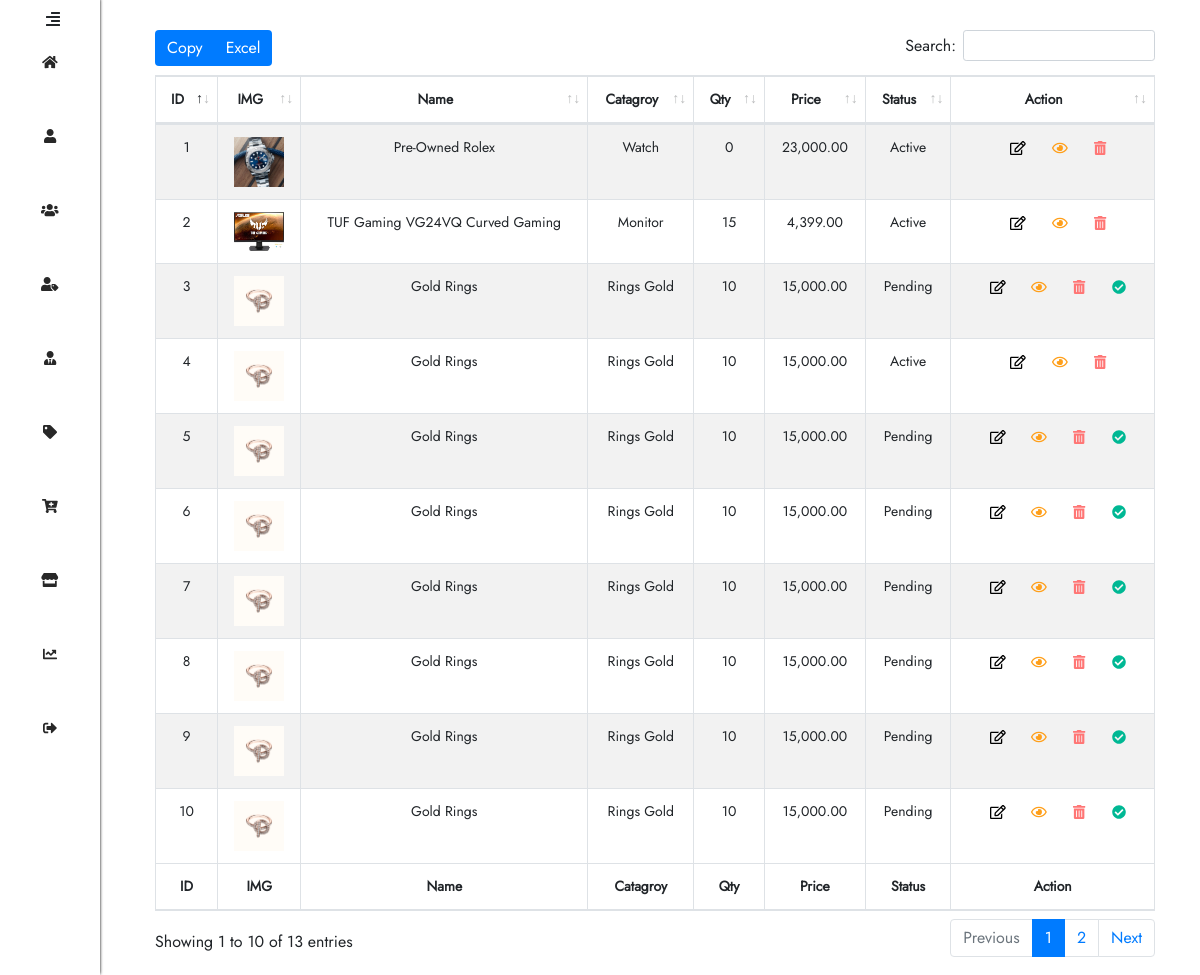
Page /Products-List.php (signed in) on the earlier database version.
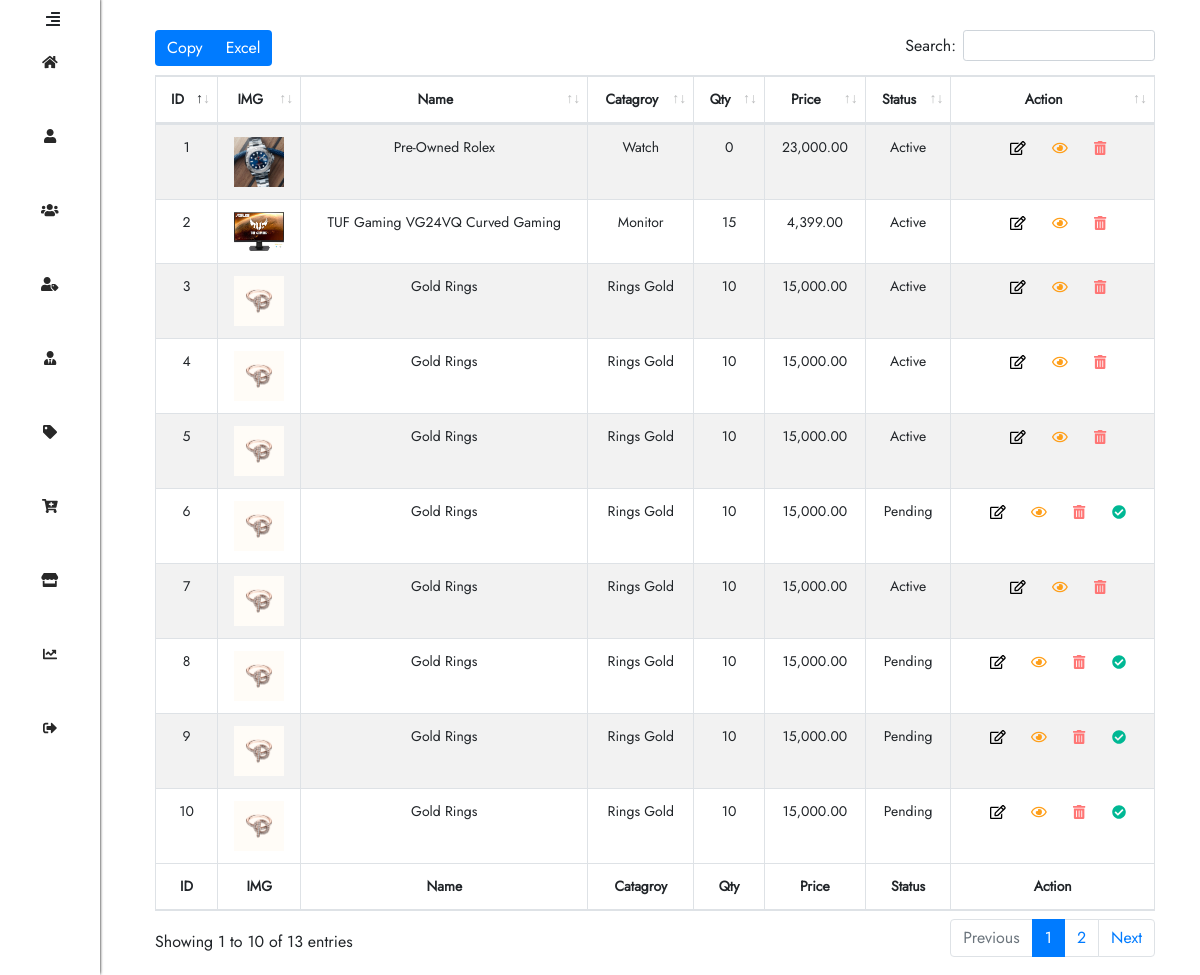
Same page on the later database version.
### tables this page shows
CREATE TABLE `ha_products` (
  `HA_P_ID` bigint(20) UNSIGNED NOT NULL,
  `HA_P_Name` varchar(255) NOT NULL,
  `HA_P_Price` varchar(255) NOT NULL,
  `HA_P_Description` text NOT NULL,
  `HA_P_Category_ID` varchar(255) NOT NULL,
  `HA_P_Qty` varchar(255) NOT NULL,
  `HA_P_Alert_Qty` varchar(255) NOT NULL,
  `HA_P_Brand` varchar(255) NOT NULL,
  `HA_P_Available_From_Date` varchar(255) NOT NULL,
  `HA_P_Date_Created` varchar(255) NOT NULL,
  `HA_P_Time_Created` varchar(255) NOT NULL,
  `HA_P_User_ID_Created` varchar(255) NOT NULL,
  `HA_P_Status` varchar(255) NOT NULL,
  `HA_P_Views` int(11) NOT NULL
);

CREATE TABLE `ha_category_list` (
  `HA_C_L_ID` bigint(20) UNSIGNED NOT NULL,
  `HA_C_L_Category_Name` varchar(255) NOT NULL,
  `HA_C_L_Parent_ID` varchar(255) NOT NULL,
  `HA_C_L_Status` varchar(255) NOT NULL,
  `HA_C_L_Count_Products` varchar(255) NOT NULL,
  `HA_C_L_Count_Sales` varchar(255) NOT NULL,
  `HA_C_L_Count_Returns` varchar(255) NOT NULL,
  `HA_C_L_Date_Created` varchar(255) NOT NULL,
  `HA_C_L_Time_Created` varchar(255) NOT NULL,
  `HA_C_L_User_ID_Created` varchar(255) NOT NULL
);

### Datebase/DB_Products_List.php (called while the page is built, shortened)
<?php
    $SQL_Products_List = 'SELECT * FROM ha_products WHERE HA_P_Status = "Active" OR HA_P_Status = "Pending" ORDER BY HA_P_ID DESC ';
    $Result_Products_List = mysqli_query($Connection,$SQL_Products_List);
    $Count_Products_List  = mysqli_num_rows($Result_Products_List);
?>

### Website-Structure/Products-List-Body.php (the view, shortened to what this page needs)
<div class="Content-table">
    <table id="example" class="table table-striped table-bordered" style="width:100%;text-align: center;">
        <thead>
            <tr class="header-table">
                <th>ID</th>
                <th>IMG</th>
                <th>Name</th>
                <th>Catagroy</th>
                <th>Qty</th>
                <th>Price</th>
                <th>Status</th>
                <th>Action</th>
            </tr>
        </thead>
        <tbody id="tbody">
            <?php
                    if ($Count_Products_List > 0) {
                        $id = 0;
                        while ($Rows = mysqli_fetch_array($Result_Products_List)) {
                            $SQL_Get_Category_Name = 'SELECT HA_C_L_Category_Name FROM ha_category_list WHERE HA_C_L_ID = "'.$Rows['HA_P_Category_ID'].'"';
                            $Result_Get_Category_Name = mysqli_query($Connection,$SQL_Get_Category_Name);
                            $Row_Get_Category_Name  = mysqli_fetch_array($Result_Get_Category_Name, MYSQLI_ASSOC);
                            $Path_Folder_Cover = 'IMG/Imges-Products/P_ID-'.$Rows['HA_P_ID'].'/P_ID-'.$Rows['HA_P_ID'].'-Cover';
                            $Cover_Img = scandir($Path_Folder_Cover);
                            $SQL_Get_Created_Info = 'SELECT HA_U_Username FROM ha_users WHERE HA_U_ID = "'.$Rows['HA_P_User_ID_Created'].'"';
                            $Result_Get_Created_Info= mysqli_query($Connection,$SQL_Get_Created_Info);
                            $Row_Get_Created_Info = mysqli_fetch_array($Result_Get_Created_Info, MYSQLI_ASSOC);
                            if ($Rows['HA_P_Status'] == 'Pending') {
                                $BTN_Active = '<button type ="button" class="Done" data-module=".Done-row" id="A'.$Rows['HA_P_ID'].'" onclick= "clickhere(this.id)"> <i class="fas fa-check-circle"></i></button>';
                            }else {
                                $BTN_Active = '';
                            }
                            if ($Rows['HA_P_Status'] !== 'Deactivated') {
                                $BTN_Deactivate = '<button type ="button" class="Trash" data-module=".question-delete-row" id="D'.$Rows['HA_P_ID'].'" onclick= "clickhere(this.id)"> <i class="fas fa-trash-alt"></i> </button>';
                            }else {
                                $BTN_Deactivate = '';
                            }
                            echo '
                                <tr class="t-body" style="text-align: center;" id="T_Row_'.$Rows['HA_P_ID'].'" >
                                    <td>'.$Rows['HA_P_ID'].'</td>
                                    <td class="IMG-DATABASE"><img src="'.$Path_Folder_Cover . '/' . $Cover_Img[2] . '" alt="Img"/></td>
                                    <td class="Username-Edit-Module">'.$Rows['HA_P_Name'].'</td>
                                    <td >'.$Row_Get_Category_Name['HA_C_L_Category_Name'].'</td>
                                    <td class="HA-P-Qty">'.$Rows['HA_P_Qty'].'</td>
                                    <td class="HA-P-Price">'. number_format($Rows['HA_P_Price'] , 2).'</td>
                                    <td class="Status">'.$Rows['HA_P_Status'].'</td>
                                    <td style="display:none" class="HA-C-L-Category-Name">'.$Rows['HA_P_Category_ID'].'</td>
                                    <td style="display:none">'.$Rows['HA_P_Alert_Qty'].'</td>
                                    <td style="display:none">'.$Rows['HA_P_Brand'].'</td>
                                    <td style="display:none">'.$Rows['HA_P_Available_From_Date'].'</td>
                                    <td style="display:none">'.$Rows['HA_P_Date_Created'] . ' ' . $Rows['HA_P_Time_Created'] .'</td>
                                    <td style="display:none">'.$Row_Get_Created_Info['HA_U_Username'].'</td>
                                    <td style="display:none">'.$Rows['HA_P_Description'].'</td>
                                    <td class="last-Action">
                                        <button type ="button" class="Edit" data-module=".Edit-row" id="-T'.$id.'" onclick= "clickhere(this.id)"> <i class="far fa-edit"></i> </button>
                                        <button type ="button" class="View" data-module=".View-row" id="T'.$id.'" onclick= "clickhere(this.id)"> <i class="far fa-eye"></i> </button>
                                        '.$BTN_Deactivate.'
                                        '.$BTN_Active.'
                                    </td>
                                </tr>
                            ';
                            $id += 1;
                        }
                    }
                ?>
        </tbody>
        <tfoot>
            <tr>
                <th>ID</th>
                <th>IMG</th>
                <th>Name</th>
                <th>Catagroy</th>
                <th>Qty</th>
                <th>Price</th>
                <th>Status</th>
                <th>Action</th>
            </tr>
        </tfoot>
    </table>
</div>

### Products-List.php (shortened to what this page needs)
<?php
    include('Datebase/Config.php');
    include('Datebase/DB_Products_List.php');
?>
<!DOCTYPE html>
<html lang="en">
<?php
    include ('Website-Structure/Header-Elemnts.php') ;
?>
    <?php include ("./Links Header With Tables.php"); ?>
    <link rel="stylesheet" href="./CSS-Files/product-list.css">
<body>
<div class="container-fluid">
    <div class="row">
        <div class="col-lg-12">
            <?php include ("Website-Structure/Dashbored-header.php"); ?>
            <?php include ("./Website-Structure/Products-List-Body.php"); ?>
        </div>
    </div>
</div>
</body>
</html>

### Website-Structure/Header-Elemnts.php (shortened to what this page needs)
<head>
</head>

### Links Header With Tables.php
<link rel="stylesheet" href="./Framework/Bootstrap/css/bootstrap.css">
<link rel="stylesheet" href="./Framework/css-daatables/datatablex.min.css">
<link rel="stylesheet" href="./Framework/css-daatables/buttons-bootstrap4.css">
<link rel="stylesheet" href="./Framework/css-daatables/responsive-bootstrap4.css">
<link rel="stylesheet" href="Framework/Fontawsome/css/all.css">
<link rel="stylesheet" href="Font's/Kufi/Kufi-Font.css">
<link href="./Font's/joya/jost.css" rel="stylesheet">
<link rel="stylesheet" href="./CSS-Files/H_A.css">

### Website-Structure/Dashbored-header.php (shortened to what this page needs)
<div class="mobile-header-dashbored">
    <div class="click-drop-burger-small">
        <i class="fas fa-align-right"></i>
    </div>
        <ul class="list-of-dashbored">
            <li><a href="./" class="Projects"><i class="fas fa-home"></i></a></li>
            <?php
            if (!empty($_SESSION)) {
                echo '<li class="active profile-mob" data-aside =".profile"><a href="My-Profile-Setting" class="Edit-profile"><i class="fas fa-user" class="Edit-profile"></i></a></li>';
            }
            ?>
            <?php
            if ($_SESSION['HA_U_P_Clients_Manager'] == 'Available') {
                echo '<li class="Clients-mob" data-aside =".Clients"><a href="Clients-Manager" class="Clients"><i class="fas fa-users"></i></a></li>';
            }
            ?>
            <?php
            if ($_SESSION['HA_U_P_Seller_Manager'] == 'Available') {
                echo '<li class="Seller-mob" data-aside =".Seller"><a href="Seller-Manager" class="Projects"><i class="fas fa-user-tag"></i></a></li>';
            }
            ?>
            <?php
            if ($_SESSION['HA_U_P_Employee_Manager'] == 'Available') {
                echo '<li class="Employee-mob" data-aside =".Employee"><a href="Employee-Manager" class="Employeres"><i class="fas  fa-user-tie"></i></a></li>';
            }
            ?>
            <?php
            if ($_SESSION['HA_U_P_Category_Manager'] == 'Available') {
                echo '<li class="Category-mob" data-aside =".Category"><a href="Category-Management" class="Add Catogry"><i class="fas fa-tag"></i></a></li>';
            }
            ?>
            <?php
            if ($_SESSION['HA_U_P_Add_Product'] == 'Available') {
                echo '<li class="Product-mob" data-aside =".Product"><a href="Add-Product" class="Add Project"><i class="fas fa-cart-plus"></i></a></li>';
            }
            ?>
            <?php
            if ($_SESSION['HA_U_P_Products_List'] == 'Available') {
                echo '<li class="List-mob" data-aside =".List"><a href="Products-List" class="All-Products"><i class="fas fa-store"></i></a></li>';
            }
            ?>
            <li class="Dashboard-mob" data-aside =".Dashboard"><a href="Dashboard-Details" class="Dashbored"><i class="fas fa-chart-line"></i></a></li>
            <li class="Logout-mob" data-aside =".Logout"><a href="Logout" class="Add LogOut"><i class="fas fa-sign-out-alt"></i></a></li>
        </ul>
    </div>

### CSS-Files/H_A.css (style rules this page uses)
*, *::after, *::before { box-sizing: border-box; }
body { font-family: 'Jost', sans-serif; font-weight: 400; }
ul { margin: 0px; padding: 0px; }
li { list-style: none; }
a { text-decoration: none; }
.Content-table { -moz-transition: all 0.5s; -ms-transition: all 0.5s; -o-transition: all 0.5s; transition: all 0.5s; padding-left: 140px; padding-top: 30px; padding-right: 30px; width: 100%; height: 100%; }
.t-body td:first-child { text-align: center; }
tfoot tr th:first-child { text-align: center; }
.t-body td button { margin-left: 10px; border: none; outline: none; background-color: transparent; }
.IMG-DATABASE img { width: 50px; }

### CSS-Files/product-list.css (style rules this page uses)
*, *::after, *::before { box-sizing: border-box; }
body { font-family: 'Jost', sans-serif; font-weight: 400; }
ul { margin: 0px; padding: 0px; }
li { list-style: none; }
a { text-decoration: none; }
.mobile-header-dashbored { position: fixed; overflow: auto; background-color: #fff; -moz-display: flex; -ms-display: flex; -o-display: flex; display: flex; -moz-flex-direction: column; -ms-flex-direction: column; -o-flex-direction: column; flex-direction: column; -moz-transition: all 0.5s; -ms-transition: all 0.5s; -o-transition: all 0.5s; transition: all 0.5s; -moz-box-shadow: 0px -1px 3px #000; -ms-box-shadow: 0px -1px 3px #000; -o-box-shadow: 0px -1px 3px #000; box-shadow: 0px -1px 3px #000; left: 0px; z-index: 100; width: 100px; height: 100%; }
.mobile-header-dashbored .click-drop-burger-small { position: absolute; right: 40px; top: 8px; cursor: pointer; }
.mobile-header-dashbored ul { -moz-display: flex; -ms-display: flex; -o-display: flex; display: flex; margin: 0; padding: 0; }
.mobile-header-dashbored .list-of-dashbored { list-style: none; -moz-display: flex; -ms-display: flex; -o-display: flex; display: flex; -moz-flex-direction: column; -ms-flex-direction: column; -o-flex-direction: column; flex-direction: column; width: 100%; }
.mobile-header-dashbored .list-of-dashbored li { padding-top: 50px; text-align: center; transition: all 0.5s; }
.mobile-header-dashbored .list-of-dashbored li a { text-decoration: none; color: #282828; font-size: 14px; }
.Trash { color: #ff7675; }
.View { color: #ff9f1a; }
.Done { color: #00b894; }
table { font-size: 14px; }
table tr th { width: auto !important; }
.Content-table { -moz-transition: all 0.5s; -ms-transition: all 0.5s; -o-transition: all 0.5s; transition: all 0.5s; padding-left: 140px; padding-top: 30px; padding-right: 30px; width: 100%; height: 100%; }
.t-body td:first-child { text-align: center; }
tfoot tr th:first-child { text-align: center; }
.t-body td button { margin-left: 10px; border: none; outline: none; background-color: transparent; }
.IMG-DATABASE img { width: 50px; }

Differences in the rows shown:
changed ha_products id 7: HA_P_Status "Pending" → "Active"
changed ha_products id 5: HA_P_Status "Pending" → "Active"
changed ha_products id 3: HA_P_Status "Pending" → "Active"
